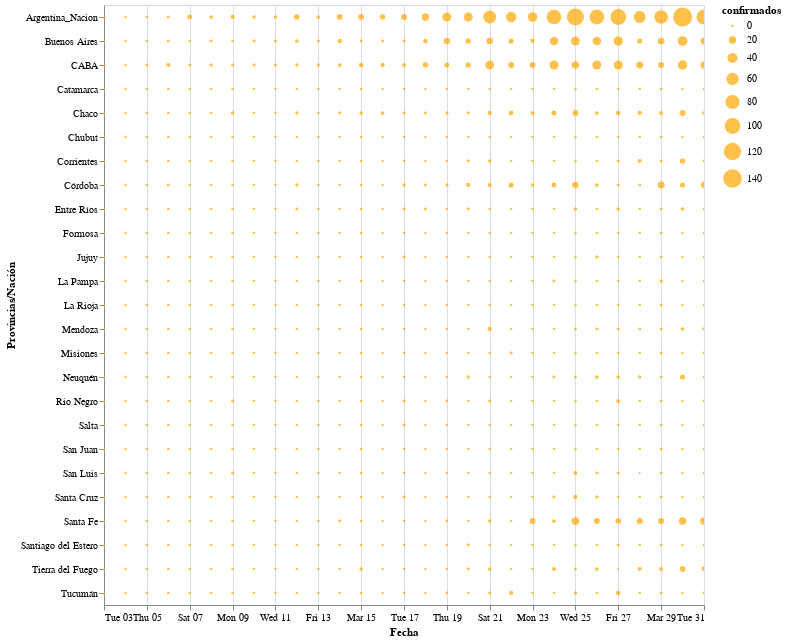

Here is the notebook cell this chart was saved with:
### Code cell
circ

### Figure 1 — Vega-Lite specification as saved in the notebook (floating-point values rounded to 4 significant figures; data arrays with more than 128 entries replaced by an {"elided": "..."} marker saying what was removed)
{"config": {"view": {"continuousWidth": 400, "continuousHeight": 300}}, "data": {"name": "data-ffbdca202989c6c8e2b4a4d14b2d2b86"}, "mark": {"type": "circle", "color": "orange"}, "encoding": {"size": {"type": "quantitative", "field": "confirmados"}, "tooltip": [{"type": "quantitative", "field": "confirmados"}, {"type": "temporal", "field": "fecha"}, {"type": "nominal", "field": "provincia"}, {"type": "quantitative", "field": "muertes"}], "x": {"type": "temporal", "axis": {"title": "Fecha"}, "field": "fecha"}, "y": {"type": "nominal", "axis": {"title": "Provincias/Nación"}, "field": "provincia"}}, "height": 600, "selection": {"selector001": {"type": "interval", "bind": "scales", "encodings": ["x", "y"]}}, "width": 600, "$schema": "https://vega.github.io/schema/vega-lite/v4.0.2.json", "datasets": {"data-ffbdca202989c6c8e2b4a4d14b2d2b86": {"elided": "725 records"}}}
